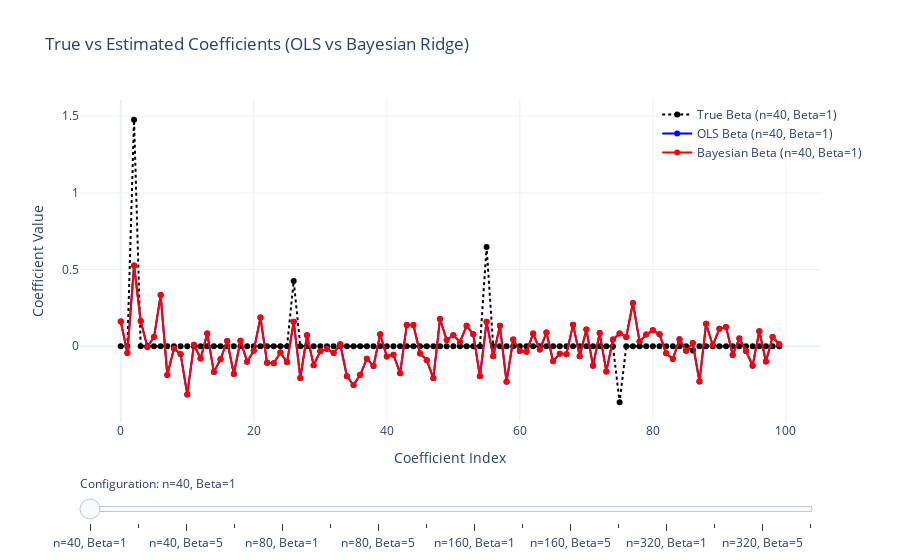

Notebook code cell kept with this figure:
### Markdown cell above
### MLR toy example

### Code cell
def simulate(n_samples=80, beta_scale=5.0, random_state=0) -> dict:
    """
    Creates example data to perform OLS and Bayesian regression on

    Params 
    ------
    n_samples : int
        Defines how many samples are in the simulated data.
    beta_scale : float
        Of the non-zero coeficients, defines what their value is.
    random_state : int
        Defines random seed

    Returns : dict
        Dictionary of each predictors:
        - true coef
        - OLS estimated coef
        - Bayes estimated coef
        - MSE of OLS prediction
    """
    np.random.seed(random_state)

    # Predictors
    p = 100
    n_nonzero = 5

    # True beta
    beta = np.zeros(p)
    nonzero_idx = np.random.choice(p, n_nonzero, replace=False)
    beta[nonzero_idx] = np.random.normal(0, beta_scale, size=n_nonzero)

    # Data
    X = np.random.normal(size=(n_samples, p))
    noise = np.random.normal(0, 2.0, size=n_samples)
    y = X.dot(beta) + noise

    # Train/test split
    X_train, X_test, y_train, y_test = train_test_split(X, y, test_size=0.4, random_state=42)

    # Fit models
    ols = LinearRegression().fit(X_train, y_train)
    bayes = BayesianRidge().fit(X_train, y_train)

    # Predict
    y_pred_ols = ols.predict(X_test)
    y_pred_bayes = bayes.predict(X_test)

    # Evaluate
    mse_ols = mean_squared_error(y_test, y_pred_ols)
    mse_bayes = mean_squared_error(y_test, y_pred_bayes)

    return {
        "beta_true": beta,
        "beta_ols": ols.coef_,
        "beta_bayes": bayes.coef_,
        "mse_ols": mse_ols,
        "mse_bayes": mse_bayes,
        "nonzero_idx": nonzero_idx
    }


# Slider parameter ranges
sample_sizes = [40, 80, 160, 320]
beta_scales = [1, 3, 5, 10]

# Generate all increasing combinations
results = {}
for n in sample_sizes:
    for b in beta_scales:
        results[(n, b)] = simulate(n_samples=n, beta_scale=b)

# Build Plotly figure
fig = go.Figure()

for n in sample_sizes:
    for b in beta_scales:
        res = results[(n, b)]
        # True model
        fig.add_trace(go.Scatter(
            y=res["beta_true"],
            mode='lines+markers',
            name=f"True Beta (n={n}, Beta={b})",
            visible=False,
            line=dict(color='black', dash='dot')
        ))
        # OLS model
        fig.add_trace(go.Scatter(
            y=res["beta_ols"],
            mode='lines+markers',
            name=f"OLS Beta (n={n}, Beta={b})",
            visible=False,
            line=dict(color='blue')
        ))
        # Bayes model
        fig.add_trace(go.Scatter(
            y=res["beta_bayes"],
            mode='lines+markers',
            name=f"Bayesian Beta (n={n}, Beta={b})",
            visible=False,
            line=dict(color='red')
        ))

# Create slider steps
steps = []
for i, n in enumerate(sample_sizes):
    for j, b in enumerate(beta_scales):
        step_idx = i * len(beta_scales) + j
        visible = [False] * len(fig.data)
        start = step_idx * 3
        for k in range(3):
            visible[start + k] = True

        mse_ols = results[(n, b)]["mse_ols"]
        mse_bayes = results[(n, b)]["mse_bayes"]

        step = dict(
            method="update",
            label=f"n={n}, Beta={b}",
            args=[
                {"visible": visible},
                {"title": f"True vs Estimated Beta — n={n}, Beta={b} "
                          f"<br>OLS MSE={mse_ols:.2f}, Bayes MSE={mse_bayes:.2f}"}
            ],
        )
        steps.append(step)

# Add sliders
sliders = [dict(
    active=0,
    currentvalue={"prefix": "Configuration: "},
    pad={"t": 50},
    steps=steps
)]

# Set initial visibility
for i in range(3):
    fig.data[i].visible = True

# Make plot pretty
fig.update_layout(
    sliders=sliders,
    title="True vs Estimated Coefficients (OLS vs Bayesian Ridge)",
    xaxis_title="Coefficient Index",
    yaxis_title="Coefficient Value",
    legend=dict(x=0.78, y=1, bgcolor="rgba(255,255,255,0.6)"),
    template="plotly_white"
)

# Save plot to HTML
fig.write_html("../plots/interactive_regression.html", include_plotlyjs='cdn')
fig.show()
